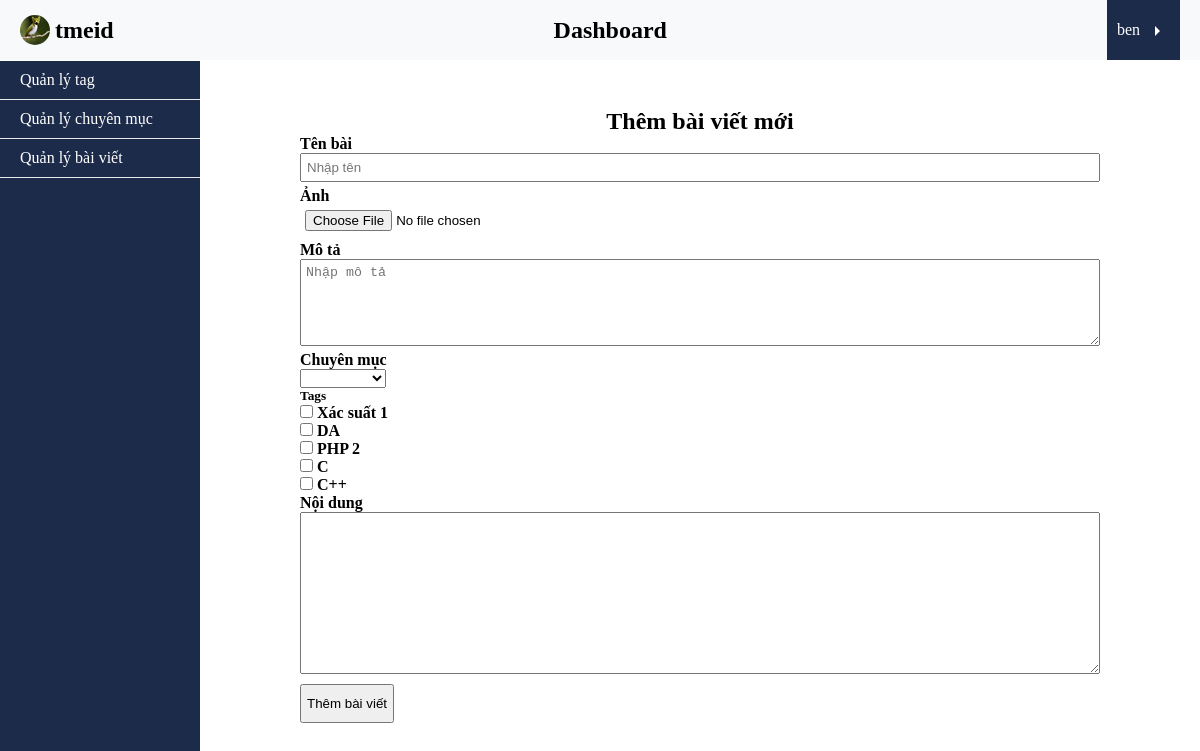
/dashboard/posts/create.php (signed in), run on the app's committed database.
### tables this page shows
CREATE TABLE `tag` (
  `id` int(11) NOT NULL,
  `tag_name` varchar(100) NOT NULL,
  `created_at` timestamp NOT NULL DEFAULT current_timestamp()
);

### app/controllers/posts.php (called while the page is built, shortened)
<?php
require_once ROOT_PATH . '/app/database/db.php';
require_once ROOT_PATH . '/app/controllers/tags.php';
$post = [
    TITLE_PROPERTY => '',
    DESCRIPTION_PROPERTY => '',
    IMG_PROPERTY => '',
    CATEGORY_ID_PROPERTY => '',
    TAG_ID_PROPERTY => [],
    CONTENT_PROPERTY => ''
];

### app/database/db.php (called while the page is built, shortened)
<?php
include 'connect.php';
function selectAll($table, $condition = [], $limit = 0, $except = 0){
    global $connect;
    $sql = "SELECT * FROM $table";
    if(empty($condition)){
        $stm = $connect->prepare($sql);
        $stm->execute();
        $records = $stm->get_result()->fetch_all(MYSQLI_ASSOC);
    }
    return $records;
}

### app/controllers/categories.php (called while the page is built, shortened)
<?php
    require_once ROOT_PATH .'/app/database/db.php';
    $categories = selectAll(CATEGORY_TABLE);

### app/controllers/tags.php (called while the page is built, shortened)
<?php
    require_once ROOT_PATH .'/app/database/db.php';
    $tags = selectAll(TAG_TABLE);

### dashboard/posts/create.php (the view, shortened to what this page needs)
<?php
require_once ROOT_PATH . '/app/controllers/posts.php';
require_once ROOT_PATH . '/app/controllers/categories.php';
require_once ROOT_PATH . '/app/controllers/tags.php';
?>
<!DOCTYPE html>
<html lang="vi">
<head>
    <link rel="stylesheet" href="../../assets/css/style.css">
    <link rel="stylesheet" href="../../assets/css/login.css" type="text/css">
</head>
<body>
    <header>
        <?php include ROOT_PATH . '/app/blade/header_dashboard.php' ?>
    </header>
    <main>
        <div class="dashboard">
            <?php include '../../app/blade/nav_dashboard.php' ?>
            <section class="dashboard-data">
                <form action="create.php" method="POST" class="create-post" enctype="multipart/form-data">
                    <h3>Thêm bài viết mới</h4>
                        <label for="titleName">Tên bài</label>
                        <input type="text" id="titleName" placeholder="Nhập tên" name="title" value="<?php echo $post[TITLE_PROPERTY] ?>">
                        <label for="img">Ảnh</label>
                        <input type="file" name="img" id="img">
                        <label for="des">Mô tả</label>
                        <textarea type="text" cols="30" rows="5" id="des" placeholder="Nhập mô tả" name="description" value="<?php echo $post[DESCRIPTION_PROPERTY] ?>"></textarea>
                        <label for="category" class="label-category">Chuyên mục</label>
                        <select name="category_id" id="category">
                            <option value=""></option>
                            <?php foreach ($categories as $category) : echo $post[CATEGORY_ID_PROPERTY] ?>
                                <option value="<?php echo $category['id'] ?>" <?php echo $post[CATEGORY_ID_PROPERTY] == $category['id'] ? 'selected' : '' ?>>
                                </option>
                            <?php endforeach ?>
                        </select>
                        <h5>Tags</h5>
                        <?php foreach ($tags as $tag) : ?>
                            <input type="checkbox" id="<?php echo $tag[TAG_NAME_PROPERTY] ?>" name="tag_id[]" value="<?php echo $tag['id'] ?>" <?php if (!empty($_POST[TAG_ID_PROPERTY]))
                                                                                                                                                    echo in_array($tag['id'], $_POST[TAG_ID_PROPERTY]) ? 'checked' : ''
                                                                                                                                                ?>>
                            <label for="<?php echo $tag[TAG_NAME_PROPERTY] ?>"><?php echo $tag[TAG_NAME_PROPERTY] ?></label><br>
                        <?php endforeach; ?>
                        <label for="content">Nội dung</label>
                        <textarea name="content" id="content" cols="30" rows="10" class="post-content"><?php echo $post[CONTENT_PROPERTY] ?></textarea>
                        <input type="submit" value="Thêm bài viết" class="btn" name="btn-create-post">
                </form>
            </section>
        </div>
    </main>
</body>

### assets/css/style.css (style rules this page uses)
* { margin: 0; padding: 0; box-sizing: border-box; }
button, input[type="submit"] { cursor: pointer; }
label { font-weight: bold!important; }
header { background-color: #f8f9fa; }
main { padding: 3rem 0; }
.dashboard-data { padding-left: 200px; max-width: 1000px; margin: 0 auto; }
.btn { display: block; padding: 10px 5px; margin-top: 10px; cursor: pointer; }
.create-post input[type="text"], .create-post input[type="file"], .create-post textarea { display: block; width: 100%; padding: 5px; margin-bottom: 5px; }
.label-category { display: block; }
.create-post h3 { font-size: 150%; text-align: center; }

### data on the page
tag: tag_name "Xác suất 1"
tag: tag_name "DA"
tag: tag_name "PHP 2"
tag: tag_name "C"
tag: tag_name "C++"

### other printed values
$_SESSION['username'] "ben"
